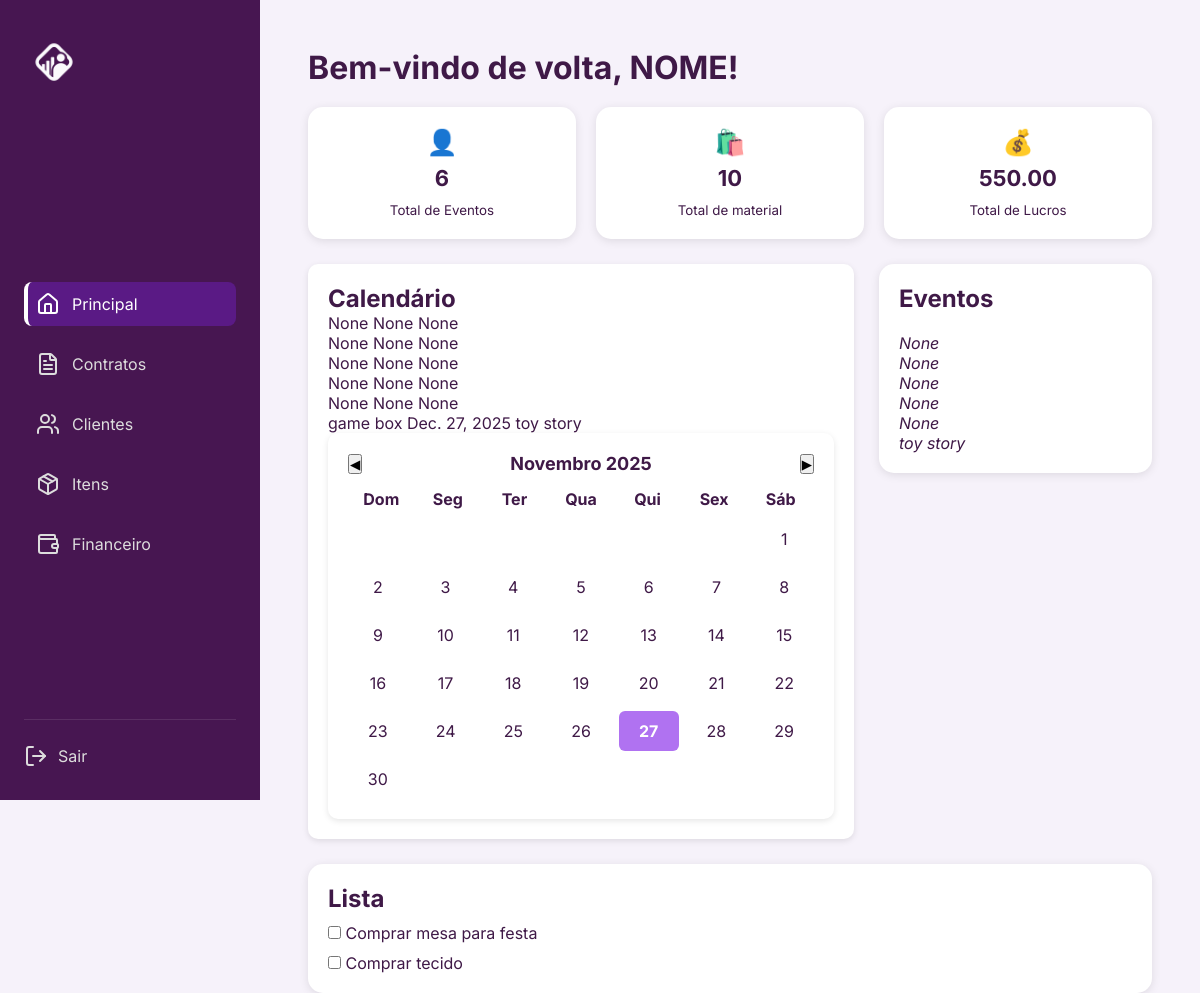
Page /home/ on the earlier database version.
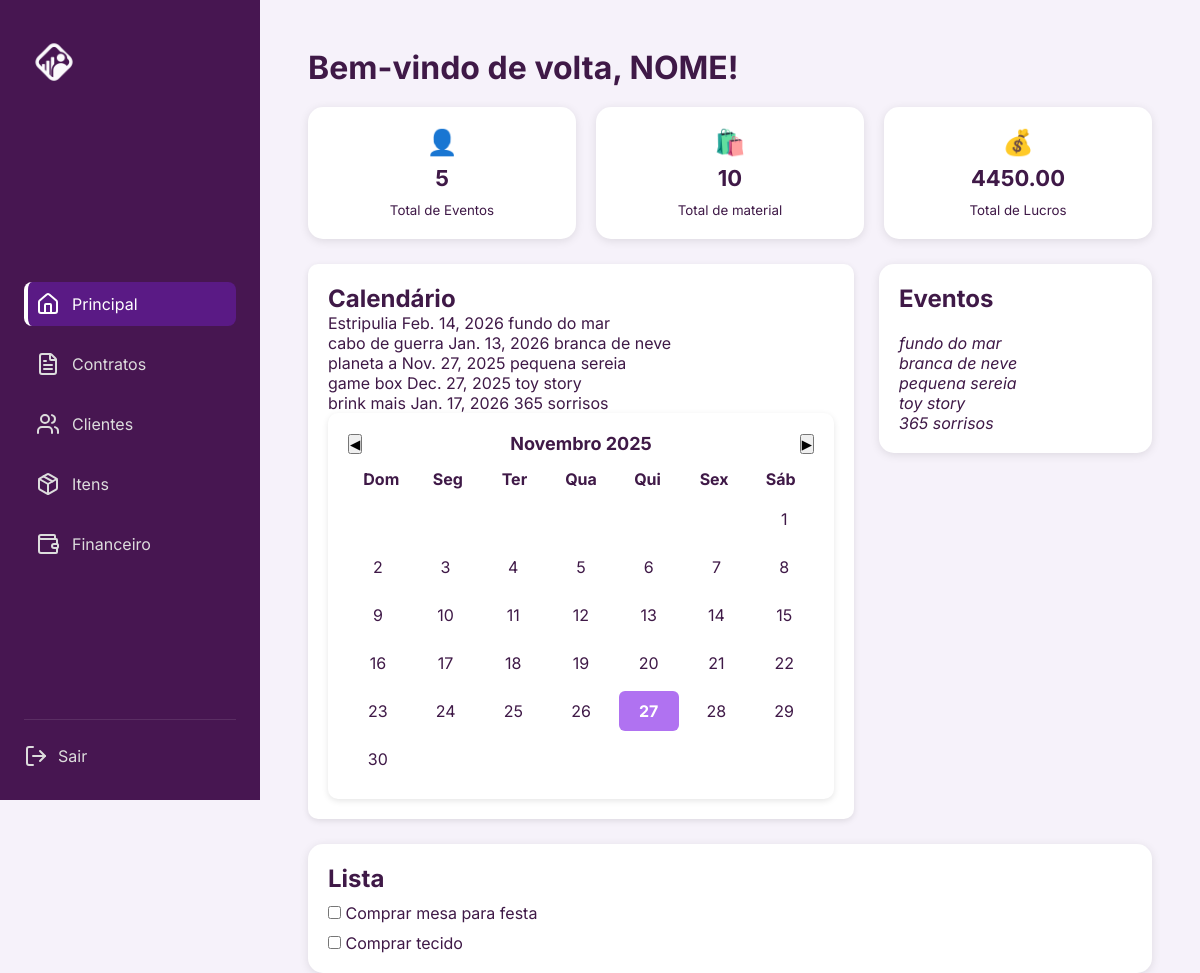
Same page on the later database version.
### forum/models.py (models this page shows, shortened)
class Cliente(models.Model):
    nome = models.CharField(max_length=100)
    tema = models.CharField(max_length=150, blank=True, null=True)
    data_evento = models.DateField(blank=True, null=True)
    local = models.CharField(max_length=150, blank=True, null=True)
    valor_total = models.DecimalField(max_digits=10, decimal_places=2, blank=True, null=True)
    email = models.EmailField(unique=True)
    telefone = models.CharField(max_length=20)
    situacao = models.CharField(
        max_length=15,
        choices=[('ativa', 'Ativa'), ('desativado', 'Desativado')],
        default='ativo'
    )

### home/views.py (the view)
# urls.py: path('', views.home, name='home'),
def home(request):
    total_festas = Cliente.objects.count()
    total_itens = Material.objects.count() # conta quantos registros existem
    clientes = Cliente.objects.all()
    total_precos = sum(c.valor_total for c in clientes if c.valor_total)
    return render(request, 'home/index.html', {
        'total_festas': total_festas,
         'total_itens': total_itens,
         'festas': clientes,
         'total_precos': total_precos})

### home/templates/home/index.html (shortened to what this page needs)
<!DOCTYPE html>
<html lang="pt-BR">
  <head>
    {% load static %}
    <link rel="stylesheet" href="{% static 'home/style.css' %}" />
  </head>
  <body data-section="home">
    <div class="container">
      <aside class="sidebar">
        <div class="logo">
          <img src="{% static 'home/img/logobranca.png' %}" />
        </div>
        <nav class="menu">
          <a
            href="{% url 'home' %}"
            class="menu-item active"
            data-section="home"
          >
            <i data-lucide="home"></i>
            <span>Principal</span>
          </a>
          <a
            href="{% url 'contratos' %}"
            class="menu-item"
            data-section="contratos"
          >
            <i data-lucide="file-text"></i>
            <span>Contratos</span>
          </a>
          <a
            href="{% url 'lista_clientes' %}"
            class="menu-item"
            data-section="clientes"
          >
            <i data-lucide="users"></i>
            <span>Clientes</span>
          </a>
          <a
            href="{% url 'listar_itens' %}"
            class="menu-item"
            data-section="itens"
          >
            <i data-lucide="package"></i>
            <span>Itens</span>
          </a>
          <a
            href="{% url 'painel_financeiro' %}"
            class="menu-item"
            data-section="financas"
          >
            <i data-lucide="wallet"></i>
            <span>Financeiro</span>
          </a>
        </nav>
        <div class="logout">
          <a href="{% url 'pagina_login' %}">
            <i data-lucide="log-out"></i>
            <span>Sair</span>
          </a>
        </div>
      </aside>
      <main class="main">
        <h1>Bem-vindo de volta, NOME!</h1>
        <section class="cards">
          <div class="card">
            <span>👤</span>
            <p>{{total_festas}}</p>
            <small>Total de Eventos</small>
          </div>
          <div class="card">
            <span>🛍️</span>
            <p>{{total_itens}}</p>
            <small>Total de material</small>
          </div>
          <div class="card">
            <span>💰</span>
            <p>{{ total_precos }}</p>
            <small>Total de Lucros</small>
          </div>
        </section>
        <div class="grid">
          <section class="calendar">
            <h2>Calendário</h2>
            {% for festa in festas %}
           {{ festa.local }}
            {{ festa.data_evento }}
           {{ festa.tema }}
            <br />
            {% endfor %}
            <div class="calendar-box">
              <div class="calendar" id="calendar"></div>
            </div>
          </section>
          <section class="events">
            <h2>Eventos</h2>
            {% for festa in festas %}
            <tr>
              <br />
              <td><em>{{ festa.tema}}</em></td>
            </tr>
            {% endfor %}
          </section>
        </div>
        <section class="list">
          <h2>Lista</h2>
          <label><input type="checkbox" /> Comprar mesa para festa</label>
          <label><input type="checkbox" /> Comprar tecido</label>
        </section>
      </main>
    </div>
  </body>
</html>

### home/static/home/style.css (style rules this page uses)
* { margin: 0; padding: 0; box-sizing: border-box; font-family: "Inter", sans-serif; }
:root { --cor-primaria: #471651; --cor-secundaria: #F1E9F2; --text-color: #3F1947; }
body { background-color: #f6f2fa; color: var(--text-color); }
.container { display: flex; height: 100vh; }
.sidebar { width: 260px; background-color: var(--cor-primaria); display: flex; flex-direction: column; justify-content: space-between; padding: 32px 24px; color: #fff; }
.logo img { width: 60px; margin-bottom: 32px; }
.menu { display: flex; flex-direction: column; gap: 16px; }
.menu-item { display: flex; align-items: center; gap: 12px; text-decoration: none; color: #ddd; padding: 10px 12px; border-radius: 8px; transition: all 0.2s; }
.menu-item.active { background-color: #5A1A85; color: #fff; border-left: 4px solid #fff; padding-left: 8px; }
.logout { border-top: 1px solid rgba(255, 255, 255, 0.1); padding-top: 24px; }
.logout a { color: #ddd; text-decoration: none; display: flex; align-items: center; gap: 10px; transition: color 0.2s; }
.main { flex: 1; padding: 48px; }
.cards { display: flex; gap: 20px; margin: 20px 0; }
.card { flex: 1; background-color: #fff; border-radius: 15px; box-shadow: 0 2px 10px rgba(0, 0, 0, 0.1); text-align: center; padding: 20px; }
.card span { font-size: 25px; }
.card p { font-size: 22px; font-weight: bold; margin: 8px 0; }
.grid { display: grid; grid-template-columns: 2fr 1fr; gap: 25px; margin-top: 25px; align-items: flex-start; }
.calendar, .events, .list { background-color: #fff; border-radius: 15px; box-shadow: 0 2px 10px rgba(0, 0, 0, 0.1); padding: 20px; }
.calendar { background-color: #fff; border-radius: 10px; padding: 20px; box-shadow: 0px 2px 6px rgba(0, 0, 0, 0.1); width: 100%; }
.list { margin-top: 25px; width: 100%; }
.list label { display: block; margin-top: 10px; }

Differences in the rows shown:
removed Cliente: local "None", data_evento "None", tema "None"
removed Cliente: local "None", data_evento "None", tema "None"
changed Cliente: local "None" → "Estripulia"; data_evento "None" → "Feb. 14, 2026"; tema "None" → "fundo do mar"
changed Cliente: local "None" → "cabo de guerra"; data_evento "None" → "Jan. 13, 2026"; tema "None" → "branca de neve"
changed Cliente: local "None" → "planeta a"; data_evento "None" → "Nov. 27, 2025"; tema "None" → "pequena sereia"
added Cliente: local "brink mais", data_evento "Jan. 17, 2026", tema "365 sorrisos"
Other differences:
{{ total_festas }}: "6" → "5"
{{ total_precos }}: "550.00" → "4450.00"
